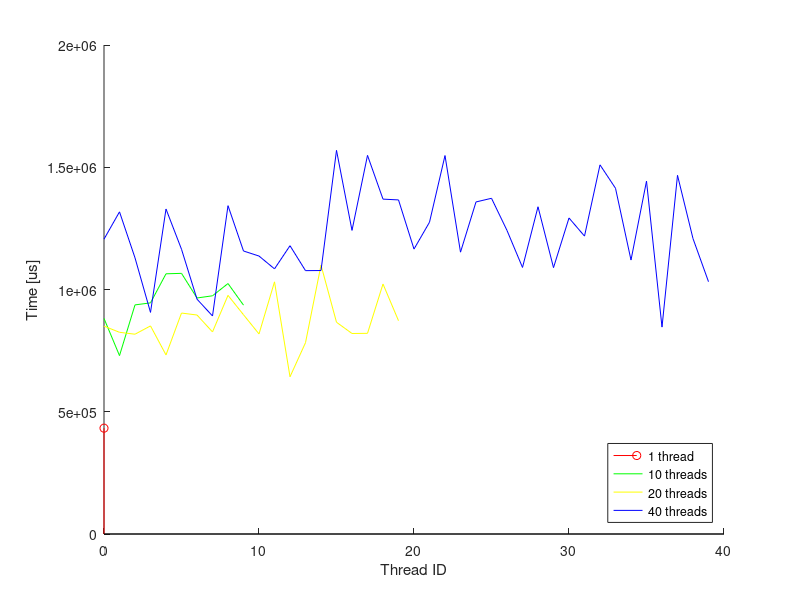
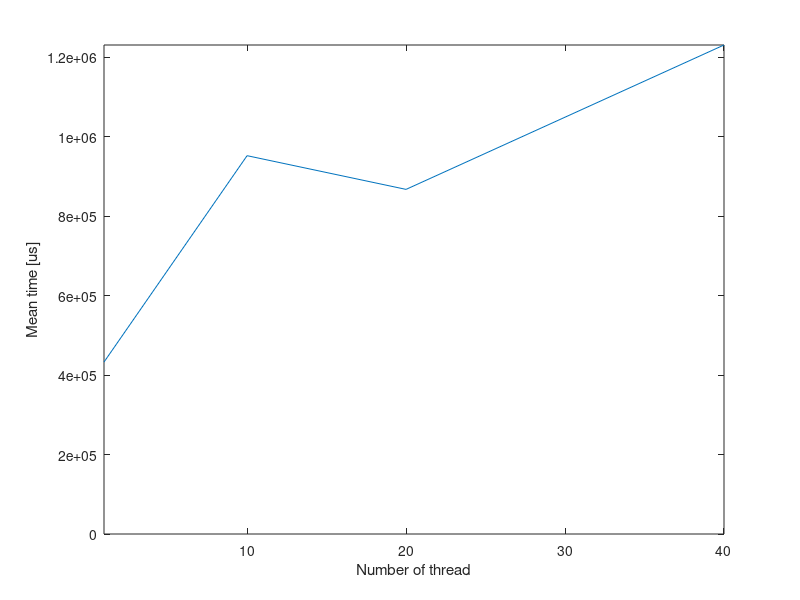

Source code (MATLAB) for these figures, in order:
load output.txt
thread_1=output;
%%
load braodcast.mat

close all
figure
hold on
stem(0:1:length(thread_1)-1,thread_1,'r')
plot(0:1:length(thread_10)-1,thread_10,'g')
plot(0:1:length(thread_20)-1,thread_20,'y')
plot(0:1:length(thread_40)-1,thread_40,'b')
hold off
legend('1 thread','10 threads','20 threads','40 threads','location', 'southeast')
xlabel('Thread ID');
ylabel('Time [us]');

figure
plot([1 10 20 40], [mean(thread_1) mean(thread_10) mean(thread_20) mean(thread_40)])
xlabel('Number of thread');
ylabel('Mean time [us]');
axis ([1 40 0 inf])
